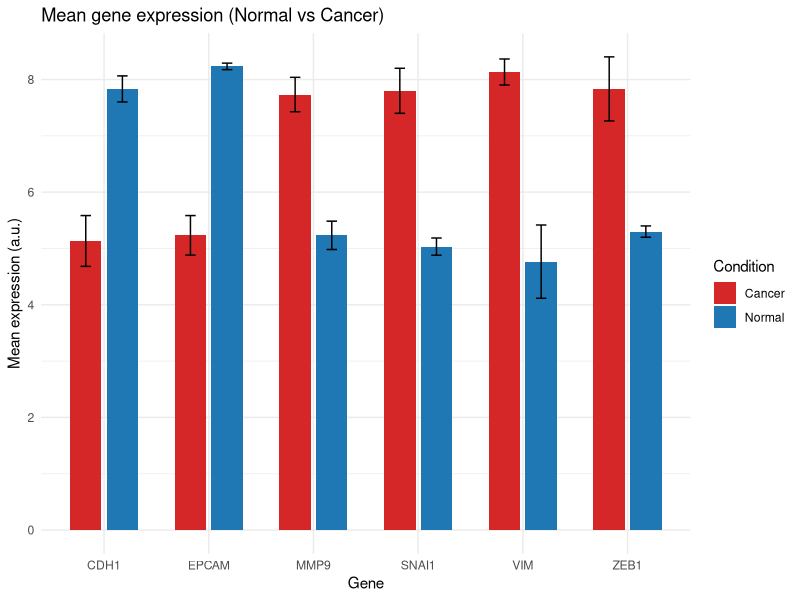
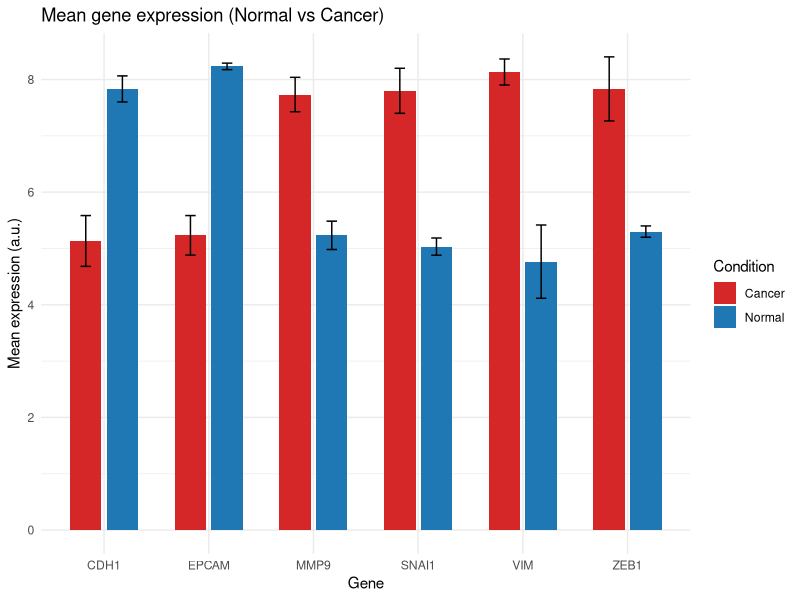

Generate these figures, in order, with R:
if (!requireNamespace("ggplot2", quietly = TRUE)) install.packages("ggplot2")
if (!requireNamespace("dplyr", quietly = TRUE)) install.packages("dplyr")
if (!requireNamespace("reshape2", quietly = TRUE)) install.packages("reshape2")

library(ggplot2)
library(dplyr)
library(reshape2)

set.seed(1)  # reproducible random numbers
genes <- c("CDH1","EPCAM","VIM","ZEB1","SNAI1","MMP9")   # mix epithelial & mesenchymal genes
samples <- paste0("S", 1:6)                             # S1..S6 samples
condition <- c("Normal","Normal","Normal","Cancer","Cancer","Cancer")  # sample labels
genes
samples
condition
expr_mat <- matrix(nrow = length(genes), ncol = length(samples))
expr_mat
rownames(expr_mat) <- genes
colnames(expr_mat) <- samples

for (g in 1:length(genes)) {
  gene_name <- genes[g]
  
  if (gene_name %in% c("CDH1","EPCAM")) {
    expr_mat[g, 1:3] <- round(rnorm(3, mean = 8, sd = 0.4), 1)   # Normal: higher
    expr_mat[g, 4:6] <- round(rnorm(3, mean = 5, sd = 0.4), 1)   # Cancer: lower
  } else {
    expr_mat[g, 1:3] <- round(rnorm(3, mean = 5, sd = 0.4), 1)   # Normal: lower
    expr_mat[g, 4:6] <- round(rnorm(3, mean = 8, sd = 0.4), 1)   # Cancer: higher
  }
}

# View the matrix
expr_mat



# Convert to data frame for easy handling
expr_df <- as.data.frame(expr_mat)
expr_df$Gene <- rownames(expr_df)   # add gene column  
expr_df
expr_long <- melt(expr_df, id.vars = "Gene", variable.name = "Sample", value.name = "Expression")
expr_long$Condition <- rep(condition, each = length(genes))
expr_long
# 4. Compute summary statistics per Gene per Condition (mean ± sd)
summary_table <- expr_long %>%
  group_by(Gene, Condition) %>%
  summarise(mean_expr = mean(Expression), sd_expr = sd(Expression), n = n(), .groups = "drop")

summary_table

# 6. Plot: mean expression per gene, side-by-side (Normal vs Cancer) with error bars (sd)
p <- ggplot(summary_table, aes(x = Gene, y = mean_expr, fill = Condition)) +
  geom_col(position = position_dodge(width = 0.7), width = 0.6) +
  geom_errorbar(aes(ymin = mean_expr - sd_expr, ymax = mean_expr + sd_expr),
                position = position_dodge(width = 0.7), width = 0.2) +
  labs(title = "Mean gene expression (Normal vs Cancer)",
       x = "Gene", y = "Mean expression (a.u.)") +
  theme_minimal() +
  scale_fill_manual(values = c("Normal" = "#1f77b4", "Cancer" = "#d62728"))

print(p)
ggsave("gene_expression_summary_plot.png", plot = p, width = 8, height = 4)
write.csv(summary_table, "gene_expression_summary_table.csv", row.names = FALSE)
